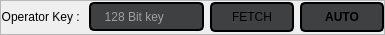
                        <widget class="QFrame" name="frame_31">
                         <property name="maximumSize">
                          <size>
                           <width>16777215</width>
                           <height>35</height>
                          </size>
                         </property>
                         <property name="styleSheet">
                          <string notr="true"/>
                         </property>
                         <property name="frameShape">
                          <enum>QFrame::StyledPanel</enum>
                         </property>
                         <property name="frameShadow">
                          <enum>QFrame::Raised</enum>
                         </property>
                         <layout class="QGridLayout" name="gridLayout_26">
                          <property name="leftMargin">
                           <number>0</number>
                          </property>
                          <property name="topMargin">
                           <number>0</number>
                          </property>
                          <property name="rightMargin">
                           <number>0</number>
                          </property>
                          <property name="bottomMargin">
                           <number>0</number>
                          </property>
                          <property name="verticalSpacing">
                           <number>0</number>
                          </property>
                          <item row="0" column="0">
                           <widget class="QLabel" name="op_key">
                            <property name="text">
                             <string>Operator Key : </string>
                            </property>
                            <property name="alignment">
                             <set>Qt::AlignRight|Qt::AlignTrailing|Qt::AlignVCenter</set>
                            </property>
                           </widget>
                          </item>
                          <item row="0" column="3">
                           <widget class="QPushButton" name="op_key_auto">
                            <property name="font">
                             <font>
                              <family>Segoe UI</family>
                              <pointsize>9</pointsize>
                              <italic>false</italic>
                              <bold>true</bold>
                             </font>
                            </property>
                            <property name="cursor">
                             <cursorShape>PointingHandCursor</cursorShape>
                            </property>
                            <property name="styleSheet">
                             <string notr="true">QPushButton{background-color: rgba(63,64,66,255);
font: 600 9pt &quot;Segoe UI&quot;;
height:26px;
width:80px;
border-radius:5px;
border:2px solid black;
}
QPushButton:hover{
background-color:rgba(32,33,36,255);
}</string>
                            </property>
                            <property name="text">
                             <string>AUTO</string>
                            </property>
                           </widget>
                          </item>
                          <item row="0" column="1">
                           <widget class="QLineEdit" name="op_key_text">
                            <property name="contextMenuPolicy">
                             <enum>Qt::NoContextMenu</enum>
                            </property>
                            <property name="toolTip">
                             <string>Operator Variant Algorithm Configuration Field</string>
                            </property>
                            <property name="styleSheet">
                             <string notr="true">QLineEdit{
background-color: rgba(63,64,66,255);
border:2px solid black;
height:25px;
border-radius:5px;
color:white;
padding-left:5px;
}
QLineEdit:focus {
 background-color: rgba(63,64,66,255);

border:2px solid black;
}
QLineEdit:hover{
border:2px solid black;
}</string>
                            </property>
                            <property name="inputMethodHints">
                             <set>Qt::ImhSensitiveData</set>
                            </property>
                            <property name="maxLength">
                             <number>32</number>
                            </property>
                            <property name="frame">
                             <bool>true</bool>
                            </property>
                            <property name="echoMode">
                             <enum>QLineEdit::Normal</enum>
                            </property>
                            <property name="readOnly">
                             <bool>true</bool>
                            </property>
                            <property name="placeholderText">
                             <string>  128 Bit key</string>
                            </property>
                            <property name="clearButtonEnabled">
                             <bool>true</bool>
                            </property>
                           </widget>
                          </item>
                          <item row="0" column="2">
                           <widget class="QPushButton" name="op_key_fetch">
                            <property name="cursor">
                             <cursorShape>PointingHandCursor</cursorShape>
                            </property>
                            <property name="styleSheet">
                             <string notr="true">QPushButton{background-color: rgba(63,64,66,255);
font: 600 9pt &quot;Segoe UI&quot;;
height:26px;
width:80px;
border-radius:5px;border:2px solid black;
}
QPushButton:hover{

background-color:rgba(32,33,36,255);
}</string>
                            </property>
                            <property name="text">
                             <string>FETCH</string>
                            </property>
                           </widget>
                          </item>
                         </layout>
                        </widget>
